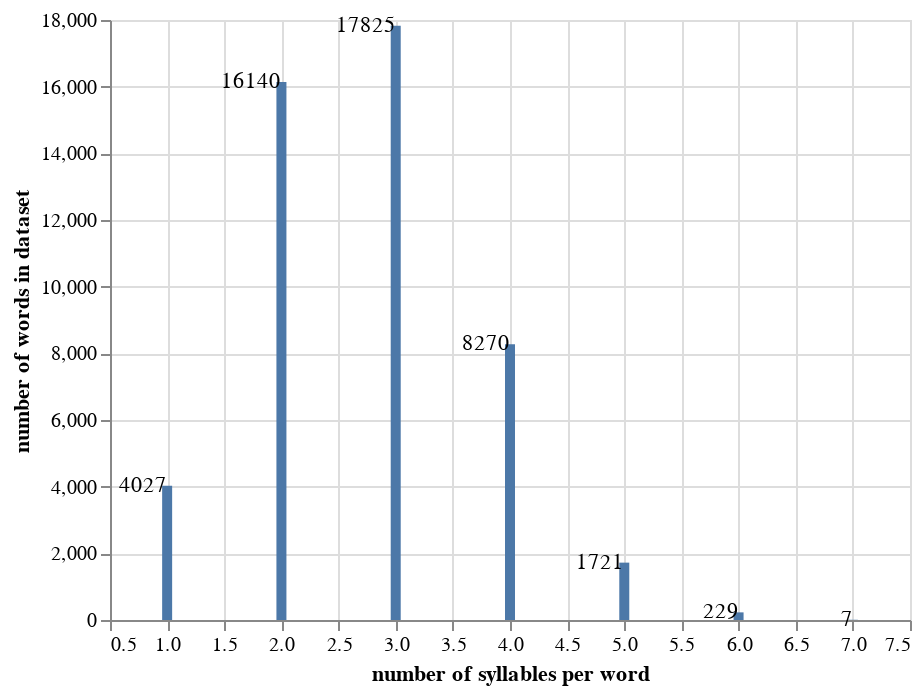

Notebook source saved alongside this figure:
### Code cell
syllabified_words = []
number_of_sylls = []

for d in full.values():
    syllabified_words.append(d['syllabified'])

for item in syllabified_words:
    cnt = 0
    num_syl_word = item.split("-")
    cnt += (len(num_syl_word))
    number_of_sylls.append(cnt)


print('One-syll words in full dataset:', number_of_sylls.count(1))
print('Two-syll words in full dataset:', number_of_sylls.count(2))
print('Three-syll words in full dataset:', number_of_sylls.count(3))
print('Four-syll words in full dataset:', number_of_sylls.count(4))
print('Five-syll words in full dataset:', number_of_sylls.count(5))
print('Six-syll words in full dataset:', number_of_sylls.count(6))
print('Seven-syll words in full dataset:', number_of_sylls.count(7))



source = pd.DataFrame({
    'number of syllables per word': [7, 6, 5, 4, 3, 2, 1],
    'number of words in dataset': [number_of_sylls.count(7), number_of_sylls.count(6), number_of_sylls.count(5),
          number_of_sylls.count(4), number_of_sylls.count(3), number_of_sylls.count(2), number_of_sylls.count(1)]
})

chart = alt.Chart(source).mark_bar().encode(
    x='number of syllables per word',
    y='number of words in dataset')

text = chart.mark_text(
    align='right'
).encode(
    text='number of words in dataset'
)

chart + text

### Figure 1 — Vega-Lite specification as saved in the notebook (floating-point values rounded to 4 significant figures)
{"$schema": "https://vega.github.io/schema/vega-lite/v2.6.0.json", "config": {"view": {"height": 300, "width": 400}}, "datasets": {"data-ce2743947fbc396ffdc89b4d8dd62ae7": [{"number of syllables per word": 7, "number of words in dataset": 7}, {"number of syllables per word": 6, "number of words in dataset": 229}, {"number of syllables per word": 5, "number of words in dataset": 1721}, {"number of syllables per word": 4, "number of words in dataset": 8270}, {"number of syllables per word": 3, "number of words in dataset": 17825}, {"number of syllables per word": 2, "number of words in dataset": 16140}, {"number of syllables per word": 1, "number of words in dataset": 4027}]}, "layer": [{"data": {"name": "data-ce2743947fbc396ffdc89b4d8dd62ae7"}, "encoding": {"x": {"field": "number of syllables per word", "type": "quantitative"}, "y": {"field": "number of words in dataset", "type": "quantitative"}}, "mark": "bar"}, {"data": {"name": "data-ce2743947fbc396ffdc89b4d8dd62ae7"}, "encoding": {"text": {"field": "number of words in dataset", "type": "quantitative"}, "x": {"field": "number of syllables per word", "type": "quantitative"}, "y": {"field": "number of words in dataset", "type": "quantitative"}}, "mark": {"align": "right", "type": "text"}}]}
